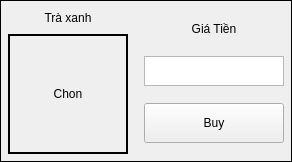
                 <widget class="QFrame" name="frame_39">
                  <property name="frameShape">
                   <enum>QFrame::Box</enum>
                  </property>
                  <layout class="QHBoxLayout" name="horizontalLayout_29">
                   <property name="leftMargin">
                    <number>2</number>
                   </property>
                   <property name="topMargin">
                    <number>2</number>
                   </property>
                   <property name="rightMargin">
                    <number>2</number>
                   </property>
                   <property name="bottomMargin">
                    <number>2</number>
                   </property>
                   <item>
                    <widget class="QFrame" name="frame_40">
                     <property name="sizePolicy">
                      <sizepolicy hsizetype="Expanding" vsizetype="Preferred">
                       <horstretch>0</horstretch>
                       <verstretch>0</verstretch>
                      </sizepolicy>
                     </property>
                     <property name="frameShape">
                      <enum>QFrame::Box</enum>
                     </property>
                     <property name="lineWidth">
                      <number>0</number>
                     </property>
                     <layout class="QVBoxLayout" name="verticalLayout_56">
                      <property name="leftMargin">
                       <number>5</number>
                      </property>
                      <property name="topMargin">
                       <number>5</number>
                      </property>
                      <property name="rightMargin">
                       <number>5</number>
                      </property>
                      <property name="bottomMargin">
                       <number>5</number>
                      </property>
                      <item>
                       <widget class="QLabel" name="nameID14">
                        <property name="sizePolicy">
                         <sizepolicy hsizetype="Expanding" vsizetype="Maximum">
                          <horstretch>0</horstretch>
                          <verstretch>0</verstretch>
                         </sizepolicy>
                        </property>
                        <property name="minimumSize">
                         <size>
                          <width>20</width>
                          <height>20</height>
                         </size>
                        </property>
                        <property name="maximumSize">
                         <size>
                          <width>5000</width>
                          <height>60</height>
                         </size>
                        </property>
                        <property name="frameShape">
                         <enum>QFrame::Box</enum>
                        </property>
                        <property name="lineWidth">
                         <number>0</number>
                        </property>
                        <property name="text">
                         <string>Trà xanh</string>
                        </property>
                        <property name="alignment">
                         <set>Qt::AlignCenter</set>
                        </property>
                       </widget>
                      </item>
                      <item>
                       <widget class="QLabel" name="imageID14">
                        <property name="sizePolicy">
                         <sizepolicy hsizetype="Expanding" vsizetype="Maximum">
                          <horstretch>0</horstretch>
                          <verstretch>0</verstretch>
                         </sizepolicy>
                        </property>
                        <property name="minimumSize">
                         <size>
                          <width>120</width>
                          <height>120</height>
                         </size>
                        </property>
                        <property name="maximumSize">
                         <size>
                          <width>5000</width>
                          <height>250</height>
                         </size>
                        </property>
                        <property name="frameShape">
                         <enum>QFrame::Box</enum>
                        </property>
                        <property name="lineWidth">
                         <number>2</number>
                        </property>
                        <property name="text">
                         <string>Chon</string>
                        </property>
                        <property name="alignment">
                         <set>Qt::AlignCenter</set>
                        </property>
                       </widget>
                      </item>
                     </layout>
                    </widget>
                   </item>
                   <item>
                    <widget class="QFrame" name="frame_41">
                     <property name="maximumSize">
                      <size>
                       <width>150</width>
                       <height>16777215</height>
                      </size>
                     </property>
                     <layout class="QVBoxLayout" name="verticalLayout_57">
                      <property name="leftMargin">
                       <number>5</number>
                      </property>
                      <property name="topMargin">
                       <number>5</number>
                      </property>
                      <property name="rightMargin">
                       <number>5</number>
                      </property>
                      <property name="bottomMargin">
                       <number>5</number>
                      </property>
                      <item>
                       <widget class="QLabel" name="imageAc_35">
                        <property name="sizePolicy">
                         <sizepolicy hsizetype="Maximum" vsizetype="Maximum">
                          <horstretch>0</horstretch>
                          <verstretch>0</verstretch>
                         </sizepolicy>
                        </property>
                        <property name="minimumSize">
                         <size>
                          <width>20</width>
                          <height>20</height>
                         </size>
                        </property>
                        <property name="maximumSize">
                         <size>
                          <width>150</width>
                          <height>20</height>
                         </size>
                        </property>
                        <property name="frameShape">
                         <enum>QFrame::Box</enum>
                        </property>
                        <property name="lineWidth">
                         <number>0</number>
                        </property>
                        <property name="text">
                         <string>Giá Tiền</string>
                        </property>
                        <property name="alignment">
                         <set>Qt::AlignCenter</set>
                        </property>
                       </widget>
                      </item>
                      <item>
                       <widget class="QTextEdit" name="totalCoinID14">
                        <property name="maximumSize">
                         <size>
                          <width>500</width>
                          <height>30</height>
                         </size>
                        </property>
                        <property name="readOnly">
                         <bool>true</bool>
                        </property>
                       </widget>
                      </item>
                      <item>
                       <widget class="QPushButton" name="btnBuyID14">
                        <property name="sizePolicy">
                         <sizepolicy hsizetype="Expanding" vsizetype="Fixed">
                          <horstretch>0</horstretch>
                          <verstretch>0</verstretch>
                         </sizepolicy>
                        </property>
                        <property name="minimumSize">
                         <size>
                          <width>0</width>
                          <height>40</height>
                         </size>
                        </property>
                        <property name="text">
                         <string>Buy</string>
                        </property>
                        <property name="ID" stdset="0">
                         <number>14</number>
                        </property>
                        <attribute name="buttonGroup">
                         <string notr="true">buy_buttonGroup</string>
                        </attribute>
                       </widget>
                      </item>
                     </layout>
                    </widget>
                   </item>
                  </layout>
                 </widget>
